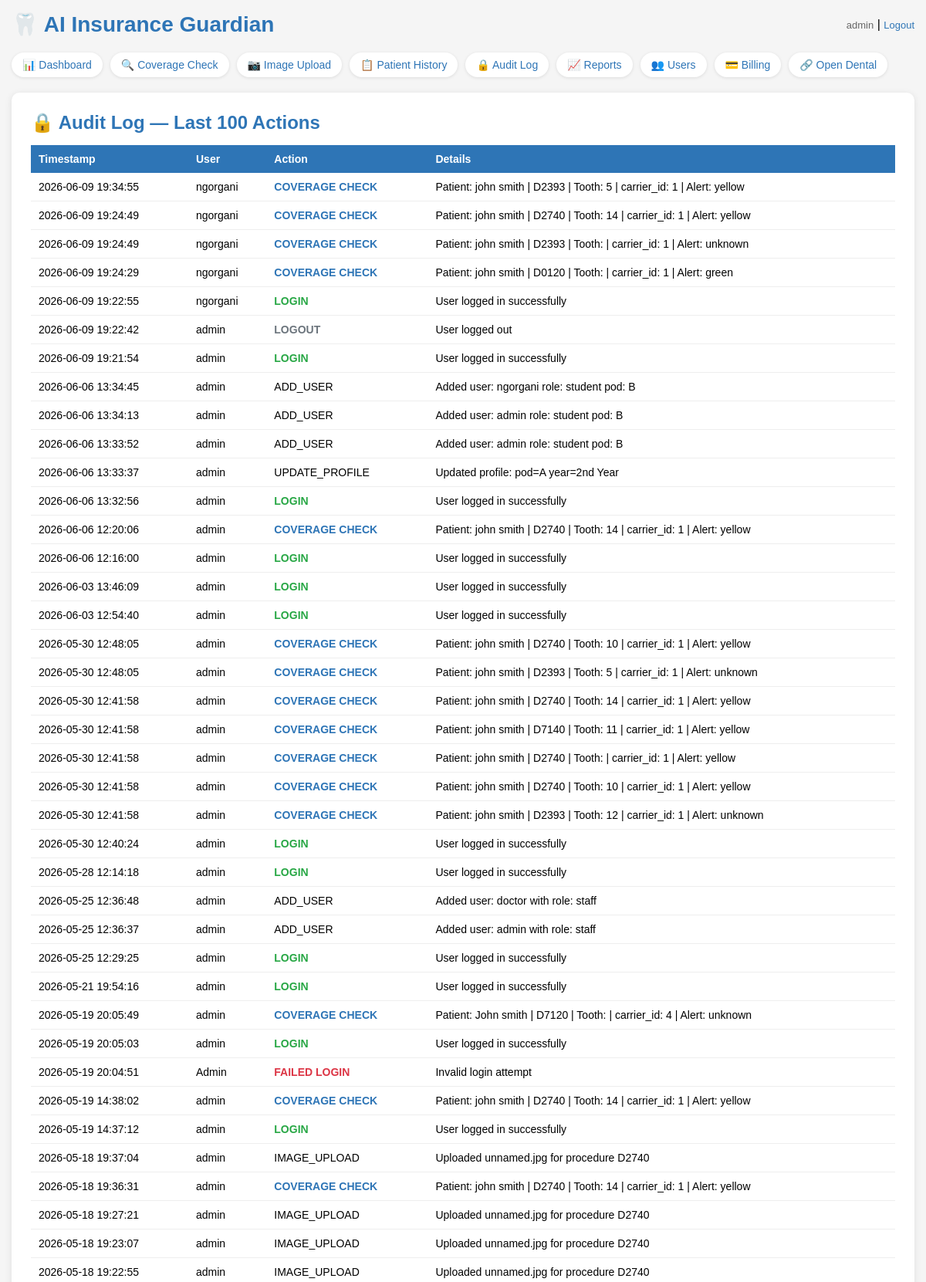
The app's page /audit (signed in, upper part) with its own data.
### tables this page shows
CREATE TABLE users (
            id INTEGER PRIMARY KEY,
            username TEXT UNIQUE NOT NULL,
            password TEXT NOT NULL,
            role TEXT DEFAULT 'staff'
        , pod TEXT DEFAULT NULL, year_level TEXT DEFAULT NULL, full_name TEXT DEFAULT NULL);

CREATE TABLE audit_log (id INTEGER PRIMARY KEY, username TEXT, action TEXT, details TEXT, timestamp TEXT);

### app.py (the view)
@app.route("/audit")
@login_required
def audit():
    conn = get_db()
    cursor = conn.cursor()
    cursor.execute("SELECT * FROM audit_log ORDER BY timestamp DESC LIMIT 100")
    records = cursor.fetchall()
    conn.close()
    return render_template("audit.html", records=records)

### app.py (called while the page is built)
def get_db():
    conn = sqlite3.connect("insurance_guardian.db")
    conn.row_factory = sqlite3.Row
    return conn

@login_manager.user_loader
def load_user(user_id):
    conn = get_db()
    cursor = conn.cursor()
    cursor.execute("SELECT id, username, role, pod, year_level, full_name FROM users WHERE id = ?", (user_id,))
    row = cursor.fetchone()
    conn.close()
    if row:
        return User(row[0], row[1], row[2], row[3], row[4], row[5])
    return None

### templates/audit.html (shortened to what this page needs)
<!DOCTYPE html>
<html>
<head>
</head>
<body>
    <div class="header">
        <h1>🦷 AI Insurance Guardian</h1>
        <div>
            <span class="user-info">{{ current_user.username }}</span> |
            <a href="/logout" class="logout">Logout</a>
        </div>
    </div>
    <div class="nav">
        <a href="/dashboard" class="active">📊 Dashboard</a>
        <a href="/">🔍 Coverage Check</a>
        <a href="/upload">📷 Image Upload</a>
        <a href="/history">📋 Patient History</a>
        <a href="/audit">🔒 Audit Log</a>
        <a href="/reports">📈 Reports</a>
        <a href="/users">👥 Users</a>
        <a href="/billing">💳 Billing</a>
        <a href="/opendental">🔗 Open Dental</a>
    </div>
    <div class="results-box">
        <h2>🔒 Audit Log — Last 100 Actions</h2>
        <table>
            <tr>
                <th>Timestamp</th>
                <th>User</th>
                <th>Action</th>
                <th>Details</th>
            </tr>
            {% for record in records %}
            <tr>
                <td>{{ record[4] }}</td>
                <td>{{ record[1] }}</td>
                <td>
                    {% if record[2] == 'LOGIN' %}<span class="action-login">LOGIN</span>
                    {% elif record[2] == 'LOGOUT' %}<span class="action-logout">LOGOUT</span>
                    {% elif record[2] == 'COVERAGE_CHECK' %}<span class="action-check">COVERAGE CHECK</span>
                    {% elif record[2] == 'FAILED_LOGIN' %}<span class="action-failed">FAILED LOGIN</span>
                    {% else %}{{ record[2] }}{% endif %}
                </td>
                <td>{{ record[3] }}</td>
            </tr>
            {% endfor %}
        </table>
    </div>
</body>
</html>

### templates/audit.html (style rules this page uses)
* { box-sizing: border-box; margin: 0; padding: 0; }
body { font-family: Arial, sans-serif; background-color: #f5f5f5; padding: 15px; }
.header { display: flex; justify-content: space-between; align-items: center; margin-bottom: 20px; flex-wrap: wrap; gap: 10px; }
h1 { color: #2E75B6; font-size: clamp(20px, 4vw, 28px); }
.nav { display: flex; flex-wrap: wrap; gap: 10px; margin-bottom: 20px; }
.nav a { color: #2E75B6; text-decoration: none; font-size: 14px; background: white; padding: 8px 14px; border-radius: 20px; box-shadow: 0 1px 4px rgba(0,0,0,0.1); }
.user-info { color: #666; font-size: 13px; }
.logout { color: #2E75B6; text-decoration: none; font-size: 13px; }
.results-box { background: white; padding: 25px; border-radius: 10px; box-shadow: 0 2px 10px rgba(0,0,0,0.1); }
.results-box h2 { color: #2E75B6; margin-bottom: 15px; }
table { width: 100%; border-collapse: collapse; font-size: 14px; }
th { background: #2E75B6; color: white; padding: 10px; text-align: left; }
td { padding: 10px; border-bottom: 1px solid #eee; }
.action-login { color: #28a745; font-weight: bold; }
.action-logout { color: #6c757d; font-weight: bold; }
.action-check { color: #2E75B6; font-weight: bold; }
.action-failed { color: #dc3545; font-weight: bold; }

### records on screen
users: username "admin"
audit_log: timestamp "2026-06-09 19:34:55", username "ngorgani", action "COVERAGE CHECK", details "Patient: john smith | D2393 | Tooth: 5 | carrier_id: 1 | Alert: yellow"
audit_log: timestamp "2026-06-09 19:24:49", username "ngorgani", action "COVERAGE CHECK", details "Patient: john smith | D2740 | Tooth: 14 | carrier_id: 1 | Alert: yellow"
audit_log: timestamp "2026-06-09 19:24:49", username "ngorgani", action "COVERAGE CHECK", details "Patient: john smith | D2393 | Tooth: | carrier_id: 1 | Alert: unknown"
audit_log: timestamp "2026-06-09 19:24:29", username "ngorgani", action "COVERAGE CHECK", details "Patient: john smith | D0120 | Tooth: | carrier_id: 1 | Alert: green"
audit_log: timestamp "2026-06-09 19:22:55", username "ngorgani", action "LOGIN", details "User logged in successfully"
audit_log: timestamp "2026-06-09 19:22:42", username "admin", action "LOGOUT", details "User logged out"
audit_log: timestamp "2026-06-09 19:21:54", username "admin", action "LOGIN", details "User logged in successfully"
audit_log: timestamp "2026-06-06 13:34:45", username "admin", action "ADD_USER", details "Added user: ngorgani role: student pod: B"
audit_log: timestamp "2026-06-06 13:34:13", username "admin", action "ADD_USER", details "Added user: admin role: student pod: B"
audit_log: timestamp "2026-06-06 13:33:52", username "admin", action "ADD_USER", details "Added user: admin role: student pod: B"
audit_log: timestamp "2026-06-06 13:33:37", username "admin", action "UPDATE_PROFILE", details "Updated profile: pod=A year=2nd Year"
audit_log: timestamp "2026-06-06 13:32:56", username "admin", action "LOGIN", details "User logged in successfully"
audit_log: timestamp "2026-06-06 12:20:06", username "admin", action "COVERAGE CHECK", details "Patient: john smith | D2740 | Tooth: 14 | carrier_id: 1 | Alert: yellow"
audit_log: timestamp "2026-06-06 12:16:00", username "admin", action "LOGIN", details "User logged in successfully"
audit_log: timestamp "2026-06-03 13:46:09", username "admin", action "LOGIN", details "User logged in successfully"
audit_log: timestamp "2026-06-03 12:54:40", username "admin", action "LOGIN", details "User logged in successfully"
audit_log: timestamp "2026-05-30 12:48:05", username "admin", action "COVERAGE CHECK", details "Patient: john smith | D2740 | Tooth: 10 | carrier_id: 1 | Alert: yellow"
audit_log: timestamp "2026-05-30 12:48:05", username "admin", action "COVERAGE CHECK", details "Patient: john smith | D2393 | Tooth: 5 | carrier_id: 1 | Alert: unknown"
audit_log: timestamp "2026-05-30 12:41:58", username "admin", action "COVERAGE CHECK", details "Patient: john smith | D2740 | Tooth: 14 | carrier_id: 1 | Alert: yellow"
audit_log: timestamp "2026-05-30 12:41:58", username "admin", action "COVERAGE CHECK", details "Patient: john smith | D7140 | Tooth: 11 | carrier_id: 1 | Alert: yellow"
audit_log: timestamp "2026-05-30 12:41:58", username "admin", action "COVERAGE CHECK", details "Patient: john smith | D2740 | Tooth: | carrier_id: 1 | Alert: yellow"
audit_log: timestamp "2026-05-30 12:41:58", username "admin", action "COVERAGE CHECK", details "Patient: john smith | D2740 | Tooth: 10 | carrier_id: 1 | Alert: yellow"
audit_log: timestamp "2026-05-30 12:41:58", username "admin", action "COVERAGE CHECK", details "Patient: john smith | D2393 | Tooth: 12 | carrier_id: 1 | Alert: unknown"
audit_log: timestamp "2026-05-30 12:40:24", username "admin", action "LOGIN", details "User logged in successfully"
audit_log: timestamp "2026-05-28 12:14:18", username "admin", action "LOGIN", details "User logged in successfully"
audit_log: timestamp "2026-05-25 12:36:48", username "admin", action "ADD_USER", details "Added user: doctor with role: staff"
audit_log: timestamp "2026-05-25 12:36:37", username "admin", action "ADD_USER", details "Added user: admin with role: staff"
audit_log: timestamp "2026-05-25 12:29:25", username "admin", action "LOGIN", details "User logged in successfully"
audit_log: timestamp "2026-05-21 19:54:16", username "admin", action "LOGIN", details "User logged in successfully"
audit_log: timestamp "2026-05-19 20:05:49", username "admin", action "COVERAGE CHECK", details "Patient: John smith | D7120 | Tooth: | carrier_id: 4 | Alert: unknown"
audit_log: timestamp "2026-05-19 20:05:03", username "admin", action "LOGIN", details "User logged in successfully"
audit_log: timestamp "2026-05-19 20:04:51", username "Admin", action "FAILED LOGIN", details "Invalid login attempt"
audit_log: timestamp "2026-05-19 14:38:02", username "admin", action "COVERAGE CHECK", details "Patient: john smith | D2740 | Tooth: 14 | carrier_id: 1 | Alert: yellow"
audit_log: timestamp "2026-05-19 14:37:12", username "admin", action "LOGIN", details "User logged in successfully"
audit_log: timestamp "2026-05-18 19:37:04", username "admin", action "IMAGE_UPLOAD", details "Uploaded unnamed.jpg for procedure D2740"
audit_log: timestamp "2026-05-18 19:36:31", username "admin", action "COVERAGE CHECK", details "Patient: john smith | D2740 | Tooth: 14 | carrier_id: 1 | Alert: yellow"
audit_log: timestamp "2026-05-18 19:27:21", username "admin", action "IMAGE_UPLOAD", details "Uploaded unnamed.jpg for procedure D2740"
audit_log: timestamp "2026-05-18 19:23:07", username "admin", action "IMAGE_UPLOAD", details "Uploaded unnamed.jpg for procedure D2740"
audit_log: timestamp "2026-05-18 19:22:55", username "admin", action "IMAGE_UPLOAD", details "Uploaded unnamed.jpg for procedure D2740"
